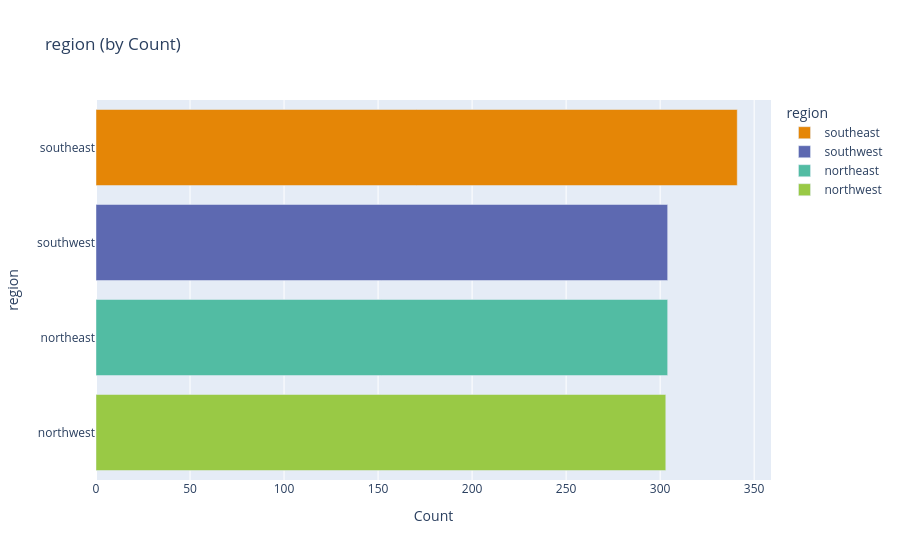

The notebook cell this image was saved under:
### Code cell
# Prepare data
top_region = df['region'].value_counts().nlargest(10).reset_index()
top_region.columns = ['region', 'Count']

# Plot
fig = px.bar(top_region,
             x='Count', y='region',
             orientation='h',
             title=' region (by Count)',
             color='region',
             color_discrete_sequence=px.colors.qualitative.Vivid)
fig.show()

### Figure 1 — Plotly figure (JSON) as saved in the notebook; plotly's stock layout.template omitted (floating-point values rounded to 4 significant figures)
{"data": [{"hovertemplate": "region=%{y}<br>Count=%{x}<extra></extra>", "legendgroup": "southeast", "marker": {"color": "rgb(229, 134, 6)", "pattern": {"shape": ""}}, "name": "southeast", "orientation": "h", "showlegend": true, "textposition": "auto", "type": "bar", "x": [341], "xaxis": "x", "y": ["southeast"], "yaxis": "y"}, {"hovertemplate": "region=%{y}<br>Count=%{x}<extra></extra>", "legendgroup": "southwest", "marker": {"color": "rgb(93, 105, 177)", "pattern": {"shape": ""}}, "name": "southwest", "orientation": "h", "showlegend": true, "textposition": "auto", "type": "bar", "x": [304], "xaxis": "x", "y": ["southwest"], "yaxis": "y"}, {"hovertemplate": "region=%{y}<br>Count=%{x}<extra></extra>", "legendgroup": "northeast", "marker": {"color": "rgb(82, 188, 163)", "pattern": {"shape": ""}}, "name": "northeast", "orientation": "h", "showlegend": true, "textposition": "auto", "type": "bar", "x": [304], "xaxis": "x", "y": ["northeast"], "yaxis": "y"}, {"hovertemplate": "region=%{y}<br>Count=%{x}<extra></extra>", "legendgroup": "northwest", "marker": {"color": "rgb(153, 201, 69)", "pattern": {"shape": ""}}, "name": "northwest", "orientation": "h", "showlegend": true, "textposition": "auto", "type": "bar", "x": [303], "xaxis": "x", "y": ["northwest"], "yaxis": "y"}], "layout": {"barmode": "relative", "legend": {"title": {"text": "region"}, "tracegroupgap": 0}, "title": {"text": " region (by Count)"}, "xaxis": {"anchor": "y", "domain": [0, 1], "title": {"text": "Count"}}, "yaxis": {"anchor": "x", "categoryarray": ["northwest", "northeast", "southwest", "southeast"], "categoryorder": "array", "domain": [0, 1], "title": {"text": "region"}}}}
